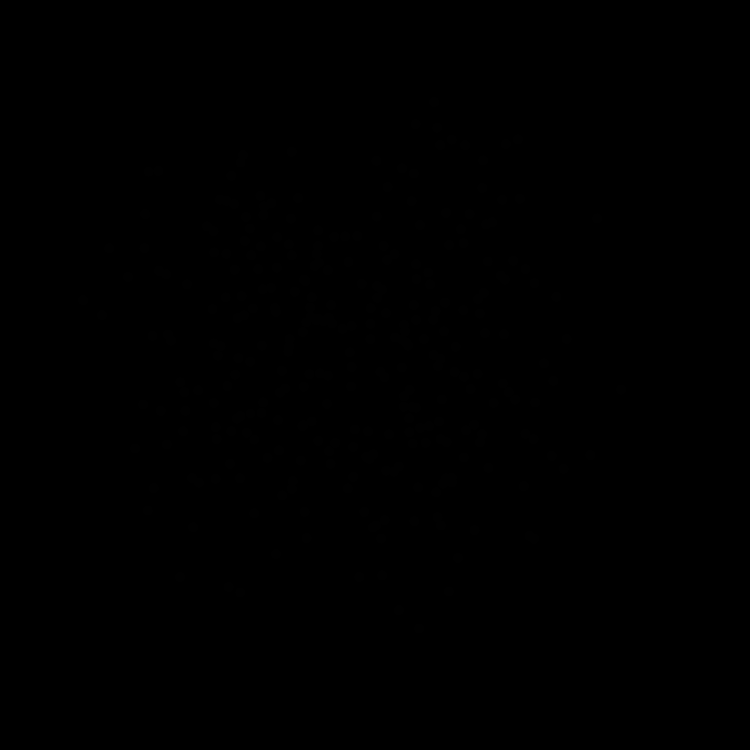
Frame 1 (no input)
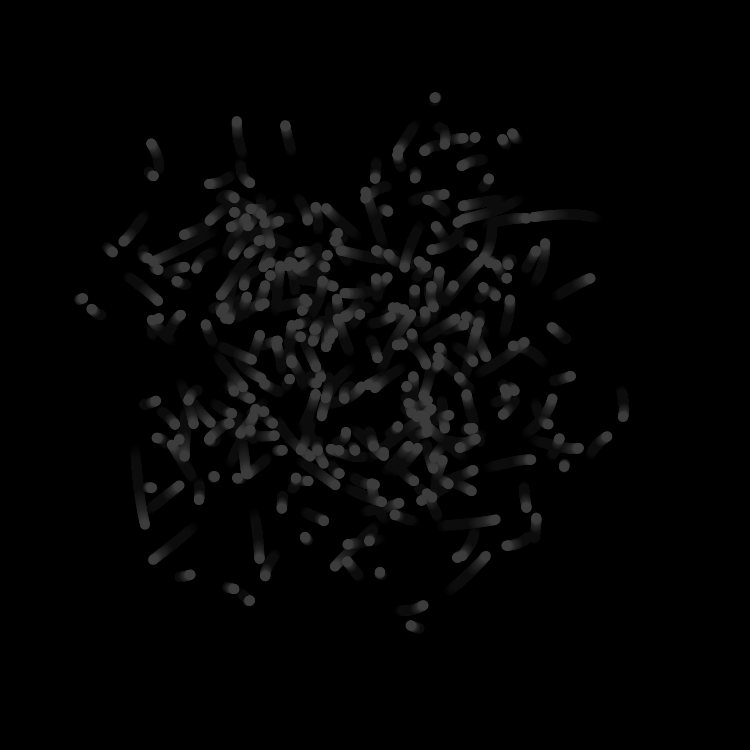
Frame 60 (the mouse pressed at the canvas centre just before this capture)
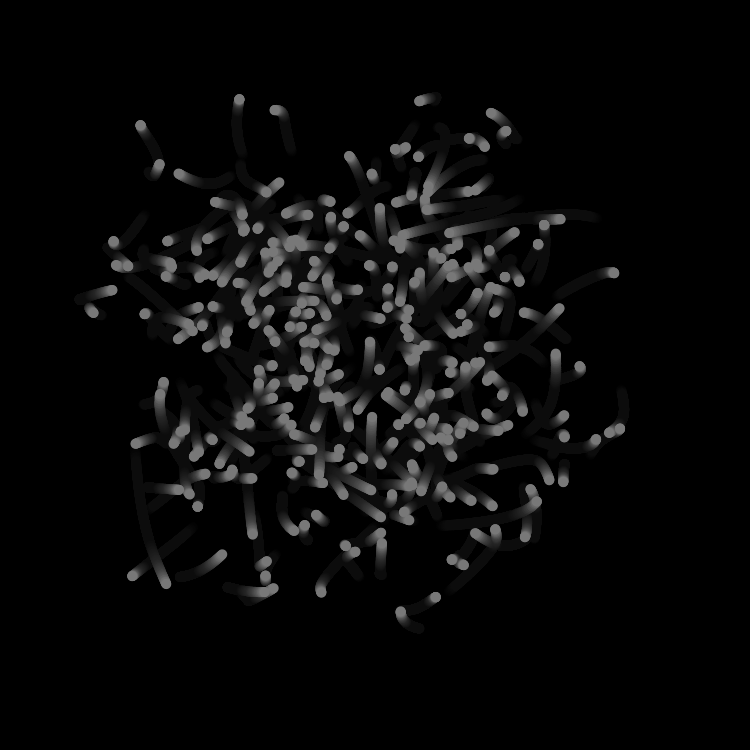
Frame 120 (the mouse held since frame 60 and released just before this capture)

The Processing sketch that drew these frames (run headless with seeded random() and noise(); from frame 60 on, the mouse is pressed at the canvas centre):

// Processing sketch: magical_worms
// ── magical_worms.pde
float x;
float y;
void setup(){
 size(750, 750);
 background(0, 0, 0);

}
 void draw(){
   makeMagical();
   for(int i=0;i<300;i+=1){
   x=getWormX(i);
   y=getWormY(i);
   fill(frameCount,frameCount,frameCount);
   ellipse(x,y,10,10);
 }

 }
 
    float frequency = .001;
    float noiseInterval = PI;

    void makeMagical() {
        fill( 0, 0, 0, 10 );
        rect(0, 0, width, height);
        noStroke();
    }

    float getWormX(int i) {
        return map(noise(i*noiseInterval + frameCount * frequency), 0, 1, 0, width);
    }

    float getWormY(int i) {
        return map(noise(i*noiseInterval+1 + frameCount * frequency), 0, 1, 0, height);
    }
    
